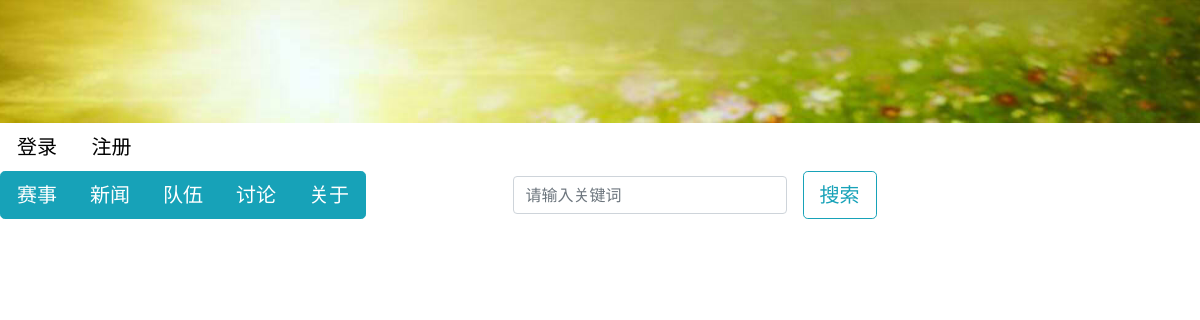
The app's page /index/, older data.
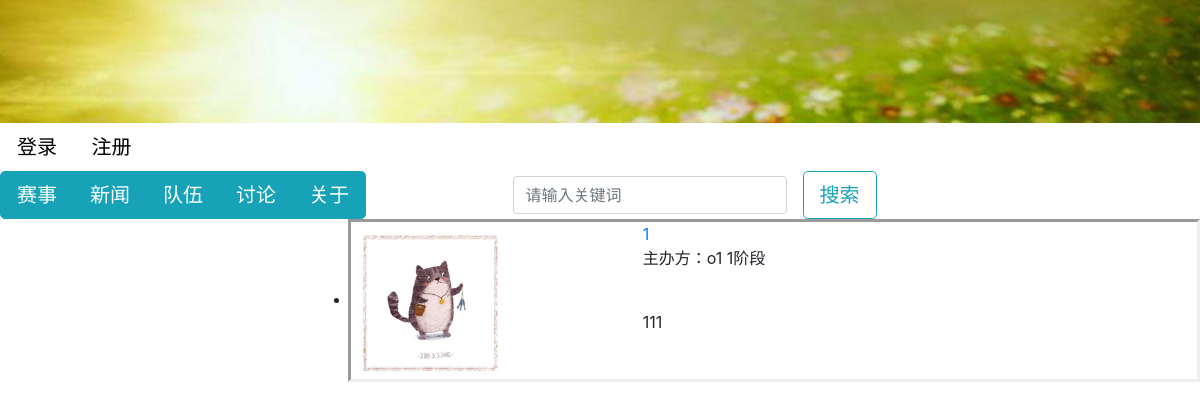
The same page, newer data.
### competition/models.py (models this page shows)
class RootCompetition(models.Model):
    organizer = models.ForeignKey(UserLogin, null=True)
    img = models.ForeignKey(File, null=True, related_name='img')
    name = models.CharField(max_length=50)
    description = models.CharField(max_length=1000)
    totalStageNum = models.IntegerField(default=1)
    members = models.ManyToManyField(UserLogin, related_name='cuser')
    maxmember = models.IntegerField(default=1)
    judge = models.ManyToManyField(UserLogin, related_name='juser')
    file = models.ManyToManyField(File, related_name='uploadfile')

### upload/models.py (models this page shows)
class File(models.Model):
    name = models.CharField(max_length=100, null=True)
    file = models.FileField(upload_to=getfilepath)
    username = models.CharField(max_length=20)
    score = models.IntegerField(default=0)

### login/models.py (models this page shows)
class UserLogin(models.Model):
    username = models.CharField(max_length = 100)
    password = models.CharField(max_length = 100)
    type = models.CharField(max_length = 100)

### login/views.py (the view)
# urls.py: url(r'^index/?', index_view, name="home_url"),
@csrf_exempt
def index_view(request):
    if request.method == "GET":
        competitionlist = RootCompetition.objects.all()
        return render(request,"index.html",{'competitionlist':competitionlist})

### templates/index.html (shortened to what this page needs)
{% extends 'base.html' %}
{% load staticfiles %}
{% block content %}
<ul>
{% for item in competitionlist %}
  <div id="competition" style="border-style: inset">
    <li>
	  <div class="row">
        <div class="col-lg-4">
          <img src="{{ MEDIA_URL }}{{item.img.file}}" width="60%" alt="暂无图片"/>
		</div>
		<div class="col-lg-8">
	      <a href="/competition/?id={{item.id}}">{{item.name}}</a>
	      <p>主办方：{{item.organizer.username}} {{item.totalStageNum}}阶段</p><br>
	      <p>{{item.description}}</p><br>
		</div>
	  </div>
	</li>
  </div>
{% endfor %}
</ul>
{% endblock %}

### templates/base.html (shortened to what this page needs)
{% load staticfiles %}
<!doctype html>
<html>
<head>
<link href="{% static 'css/bootstrap-4.0.0.css' %}" rel="stylesheet" type="text/css">
</head>
<body>
<div class="row">
<a href="/index/">
    <img src="{% static 'images/test.jpg' %}" width="100%" alt="返回首页"/>
 </a>
</div>
<div class="row">
  {% if request.session.is_login %}
    <div class="col-lg-3">
  </div>
{% else %}
  <div class="col-lg-2">
    <a href="/login/"><button type="button" class="btn btn-lg btn-primary" style="width:40%">登录</button></a>
	<a href="/register/"><button type="button" class="btn btn-lg btn-secondary" style="width:40%">注册</button></a>
  </div>
  <div class="col-lg-1"></div>
{% endif %}
</div>
<div class="row">
  <div class="col-lg-5">
    <div class="btn-group" role="group">
	  <button type="button" class="btn btn-lg btn-info">赛事</button>
	  <button type="button" class="btn btn-lg btn-info">新闻</button>
	  <button type="button" class="btn btn-lg btn-info">队伍</button>
	  <button type="button" class="btn btn-lg btn-info">讨论</button>
	  <button type="button" class="btn btn-lg btn-info">关于</button>
    </div>
  </div>
  <div class="col-lg-4">
	<form class="form-inline my-2 my-lg-0" name="searchform" action="/search/">
	  <input class="form-control mr-sm-3" type="search" placeholder="请输入关键词" aria-label="Search" name="keyword">
	  <button class="btn btn-lg btn-outline-success my-2 my-sm-0" type="submit">搜索</button>
    </form>
  </div>
</div>
<div class="row">
  <div class="col-lg-3">
  </div>
  <div class="col-lg-9">
	{% block content %}{% endblock %}
  </div>
</div>
</body>
</html>

### templates/base.html (style rules this page uses)
.row .col-lg-2 a { text-align:right; }

Row changes from the older to the newer data that the page shows:
added RootCompetition: img.file (picture), name "1", organizer.username "o1", totalStageNum "1", description "111"
